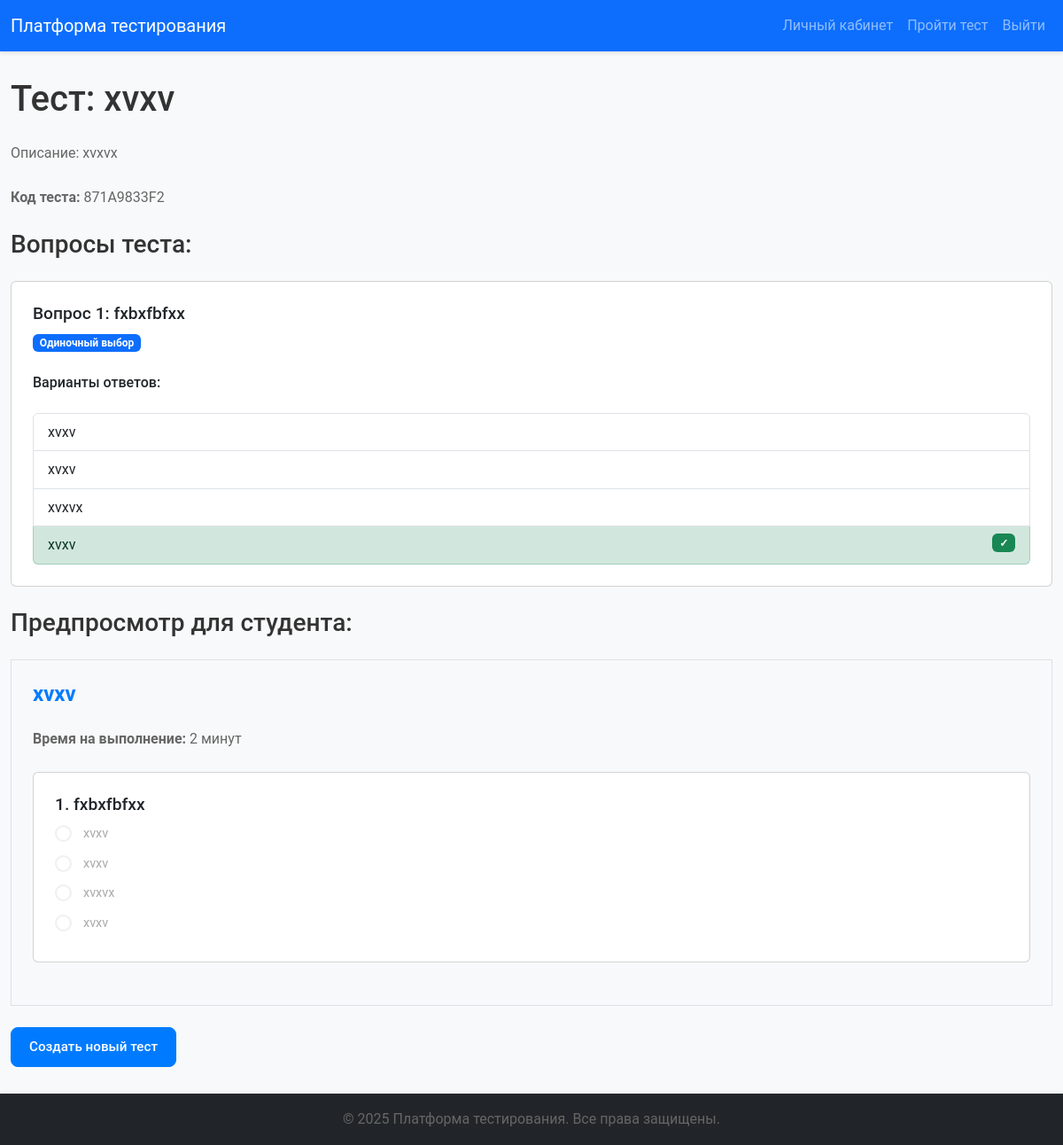
/test/10/ (signed in), run on the app's committed database.
### main/models.py (models this page shows, shortened)
class Test(models.Model):
    title = models.CharField(max_length=255)
    description = models.TextField()
    creator = models.ForeignKey(User, on_delete=models.CASCADE, related_name='created_tests')
    code = models.CharField(max_length=10, unique=True, blank=True)
    time_limit = models.IntegerField()
    is_active = models.BooleanField(default=True)
    is_personalized = models.BooleanField(default=False)
    grading_scheme = models.ForeignKey(GradingScheme, on_delete=models.SET_NULL, null=True, blank=True)

class Question(models.Model):
    test = models.ForeignKey(Test, on_delete=models.CASCADE, related_name='questions')
    text = models.TextField()
    is_text_answer = models.BooleanField(default=False)
    is_multiple_choice = models.BooleanField(default=False)
    correct_text_answer = models.TextField(blank=True, null=True)
    image = models.ImageField(upload_to='question_images/', null=True, blank=True)  # Новое поле

class Option(models.Model):
    question = models.ForeignKey(Question, on_delete=models.CASCADE, related_name='options')
    text = models.CharField(max_length=255)
    is_correct = models.BooleanField(default=False)

### main/views.py (the view)
# urls.py: path('test/<int:test_id>/', views.test_detail, name='test_detail'),
@login_required
def test_detail(request, test_id):
    test = get_object_or_404(Test, id=test_id)
    test = Test.objects.prefetch_related('questions__options').get(id=test_id)
    return render(request, 'main/test_detail.html', {'test': test})

### main/templates/main/test_detail.html
{% extends 'base.html' %}
{% load static %}
{% block content %}
<div class="container">
    <h1 class="mb-4">Тест: {{ test.title }}</h1>
    <p class="mb-3">Описание: {{ test.description }}</p>
    <p class="mb-3"><strong>Код теста:</strong> {{ test.code }}</p>
    <h3 class="mb-4">Вопросы теста:</h3>
    {% for question in test.questions.all %}
    <div class="card mb-4">
        <div class="card-body">
            <h5 class="card-title">Вопрос {{ forloop.counter }}: {{ question.text }}</h5>
            <p class="mb-3">
                {% if question.is_text_answer %}
                    <span class="badge bg-info">Текстовый ответ</span>
                {% else %}
                    {% if question.is_multiple_choice %}
                        <span class="badge bg-warning">Множественный выбор</span>
                    {% else %}
                        <span class="badge bg-primary">Одиночный выбор</span>
                    {% endif %}
                {% endif %}
            </p>
            {% if not question.is_text_answer %}
                <h6 class="mb-3">Варианты ответов:</h6>
                <ul class="list-group">
                    {% for option in question.options.all %}
                    <li class="list-group-item {% if option.is_correct %}list-group-item-success{% endif %}">
                        {{ option.text }}
                        {% if option.is_correct %}<span class="badge bg-success float-end">✓</span>{% endif %}
                    </li>
                    {% endfor %}
                </ul>
            {% endif %}
        </div>
    </div>
    {% endfor %}
    <h3 class="mb-4">Предпросмотр для студента:</h3>
    <div class="border p-4 mb-4">
        {% include 'main/test_preview.html' %}
    </div>
    <a href="{% url 'create_test' %}" class="btn btn-primary">Создать новый тест</a>
</div>
{% endblock %}

### main/templates/main/test_preview.html
<h4 class="mb-3">{{ test.title }}</h4>
<p class="mb-3"><strong>Время на выполнение:</strong> {{ test.time_limit }} минут</p>
<form>
    {% for question in test.questions.all %}
    <div class="card mb-4">
        <div class="card-body">
            <h5 class="card-title">{{ forloop.counter }}. {{ question.text }}</h5>
            {% if question.is_text_answer %}
                <input type="text" class="form-control mb-3" disabled placeholder="Текстовый ответ">
            {% else %}
                {% for option in question.options.all %}
                <div class="form-check mb-2">
                    <input type="{% if question.is_multiple_choice %}checkbox{% else %}radio{% endif %}"
                           class="form-check-input"
                           disabled>
                    <label class="form-check-label">{{ option.text }}</label>
                </div>
                {% endfor %}
            {% endif %}
        </div>
    </div>
    {% endfor %}
</form>

### main/static/main/css/styles.css (style rules this page uses)
body { background-color: #f8f9fa; font-family: 'Roboto', sans-serif; color: #333; line-height: 1.6; }
.container { max-width: 1200px; margin: 0 auto; }
h2, h4, h5, label, p, span { font-family: 'Roboto', sans-serif; }
h4 { font-size: 1.5rem; font-weight: 600; color: #007bff; margin-bottom: 1.5rem; }
h5 { font-size: 1.2rem; font-weight: 500; color: #333; margin-bottom: 1rem; }
p { font-size: 1rem; color: #666; }
.form-check-label { font-size: 0.9rem; font-weight: 400; color: #555; margin-left: 0.5rem; }
span { font-size: 0.95rem; }
.btn { font-family: 'Roboto', sans-serif; font-size: 0.95rem; font-weight: 500; padding: 10px 20px; border-radius: 8px; transition: all 0.3s ease; }
.btn-primary { background-color: #007bff; border-color: #007bff; }
.form-check { margin-bottom: 1rem; }
.form-check-input { width: 1.2rem; height: 1.2rem; border: 2px solid #dee2e6; border-radius: 4px; transition: all 0.3s ease; }
.mb-3 { margin-bottom: 1.5rem !important; }
.card-body { padding: 1.5rem; }

### data on the page
Test: title "xvxv", description "xvxvx", code "871A9833F2", time_limit "2"
Question: text "fxbxfbfxx", is_text_answer "Одиночный выбор"
Option: text "xvxv"
Option: text "xvxv"
Option: text "xvxvx"
Option: text "xvxv"
